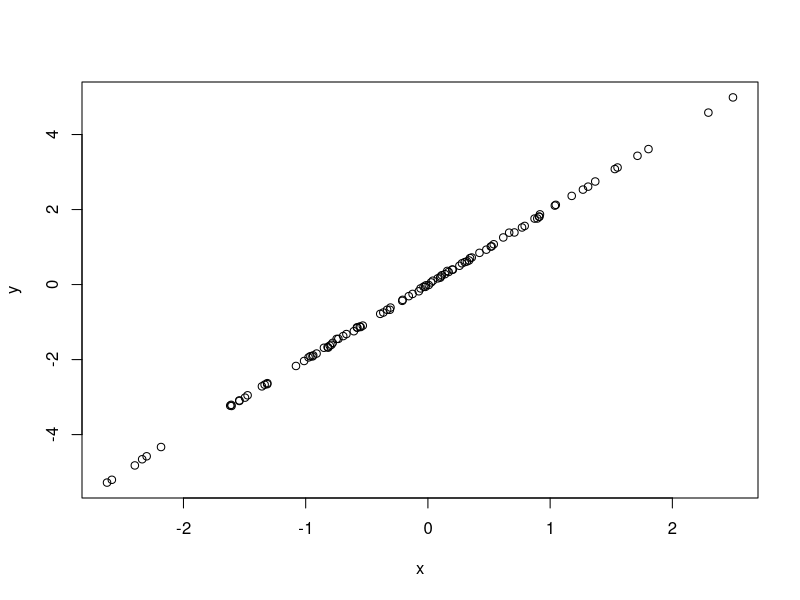
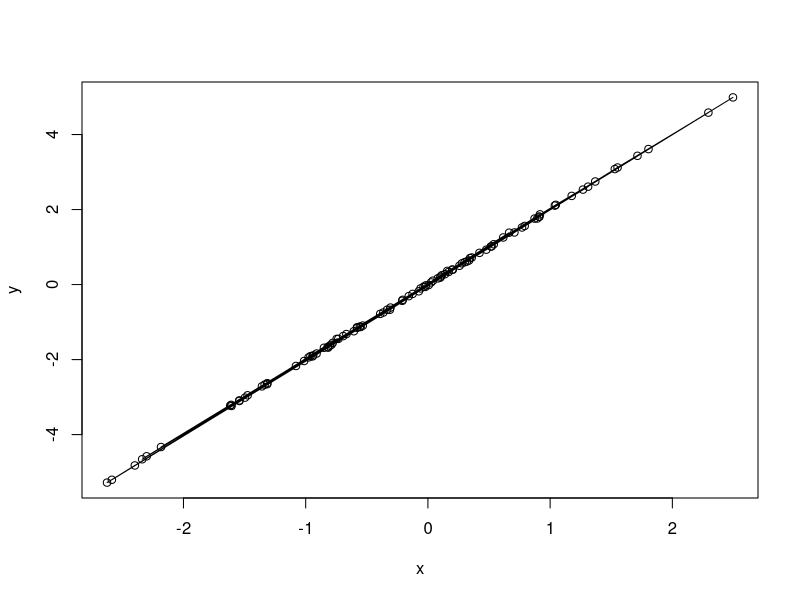

Generate these figures, in order, with R:
# Example plot
set.seed(2985)

x <- rnorm(100)
y <- 2*x + rnorm(100, mean=0, sd= 0.02)
plot(x, y)
# can make this better
plot(x, y, type="o")
# is this better for real?
#-- The above comment adds nothing, sakaliyatsha
